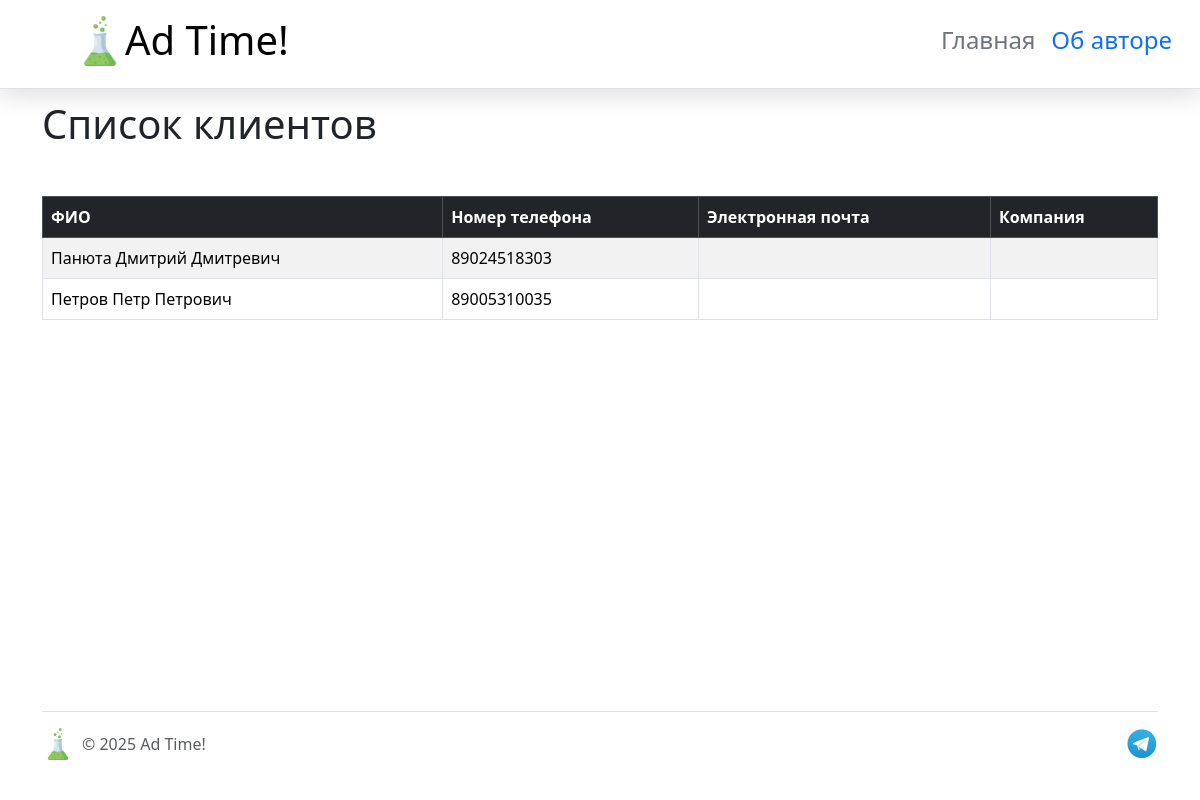
/list-customers, run on the app's committed database.
### models.py (models this page shows, shortened)
class Customer(db.Model):
    __tablename__ = 'customers'
    id = db.Column(db.Integer, primary_key=True)
    name = db.Column(db.String(125), nullable=False)
    date_of_birth = db.Column(db.Date)
    phone_number = db.Column(
        db.String(11), nullable=False, unique=True)
    email = db.Column(db.String(100))
    company = db.Column(db.String(100))

### app.py (the view)
@app.route('/list-customers')
def list_customers():
    customers = Customer.query.all()
    return render_template('list_customers.html', customers=customers)

### templates/list_customers.html (shortened to what this page needs)
{% extends 'base.html' %}
{% block content %}
<h1>Список клиентов</h1>
<table class="table mt-5 table-bordered table-striped table-hover">
    <thead class="table-dark">
        <tr>
            <th>ФИО</th>
            <th>Номер телефона</th>
            <th>Электронная почта</th>
            <th>Компания</th>
        </tr>
    </thead>
    <tbody>
        {% for customer in customers %}
        <tr>
            <td>{{ customer.name }}</td>
            <td>{{ customer.phone_number }}</td>
            <td>{{ customer.email }}</td>
            <td>{{ customer.company }}</td>
        </tr>
        {% endfor %}
        </html>
{% endblock %}

### static/css/main.css (style rules this page uses)
body { margin: 0; padding: 0; }

### data on the page
Customer: name "Панюта Дмитрий Дмитревич", phone_number "89024518303"
Customer: name "Петров Петр Петрович", phone_number "89005310035"
